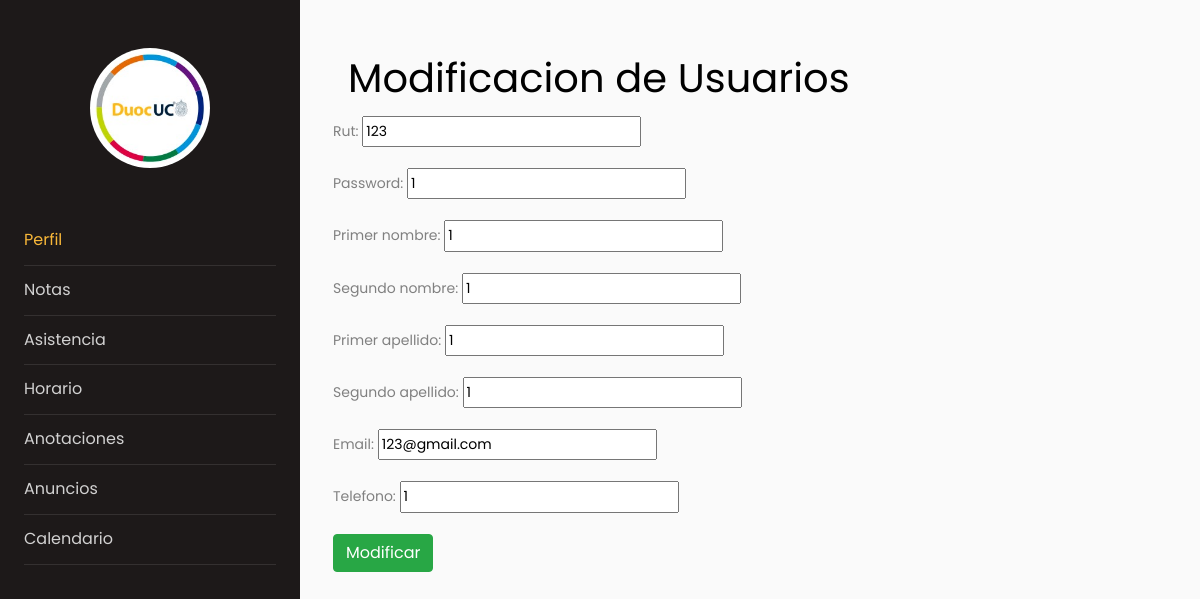
The page /adminmodificar/2/ on the database its author committed.
### AulaVirtual/models.py (models this page shows, shortened)
class Usuario(AbstractBaseUser):
    rut = models.CharField(max_length=12, unique=True)
    password = models.CharField(max_length=128)
    primer_nombre = models.CharField(max_length=120)
    segundo_nombre = models.CharField(max_length=120, blank=True, null=True)
    primer_apellido = models.CharField(max_length=120)
    segundo_apellido = models.CharField(max_length=120, blank=True, null=True)
    email = models.EmailField(max_length=120, unique=True)
    telefono = models.IntegerField()
    tipo_usuario = models.ForeignKey(TipoUsuario, on_delete=models.SET_NULL, null=True)
    is_active = models.BooleanField(default=True)
    is_staff = models.BooleanField(default=False)
    is_superuser = models.BooleanField(default=False)
    USERNAME_FIELD = 'rut'
    REQUIRED_FIELDS = ['primer_nombre', 'primer_apellido', 'email', 'telefono']
    objects = UsuarioManager()

### AulaVirtual/views.py (the view)
# urls.py: path('adminmodificar/<id>/',adminmodificar, name="adminmodificar"),
def adminmodificar(request, id):
    usuario = Usuario.objects.get(id=id)
    datos = {
        'form': UserForm(instance=usuario)
    }
    if request.method == 'POST':
        formulario = UserForm(request.POST, files=request.FILES, instance=usuario)
        if formulario.is_valid():
            formulario.save()
            messages.success(request, 'Usuario modificado correctamente!')
            datos['form'] = formulario
    return render(request, "app/administrador/adminmodificar.html", datos)

### AulaVirtual/forms.py
class UserForm(forms.ModelForm):
    class Meta:
        model = Usuario
        fields = ['rut','password','primer_nombre','segundo_nombre','primer_apellido', 'segundo_apellido', 'email', 'telefono']

### AulaVirtual/templates/app/administrador/adminmodificar.html (shortened to what this page needs)
{% extends 'app/profesor/baseprofesor.html' %}
{% load static %}
{% load humanize %}
{% block content %}
<h1>Modificacion de Usuarios</h1>
<div class="container-fluid">
    <div class="row">
            <div class="row">
                <form action="" method="POST" enctype="multipart/form-data">
                  <table>
                    {{ form.as_p }}
                  </table>
                  <input type="submit" class="btn btn-success" value="Modificar">
              </form>
            </div>
      </div>
  </div>
{% endblock %}

### rows shown on the page
Usuario: rut "123", password "1", primer_nombre "1", segundo_nombre "1", primer_apellido "1", segundo_apellido "1", email "123@gmail.com", telefono "1"
